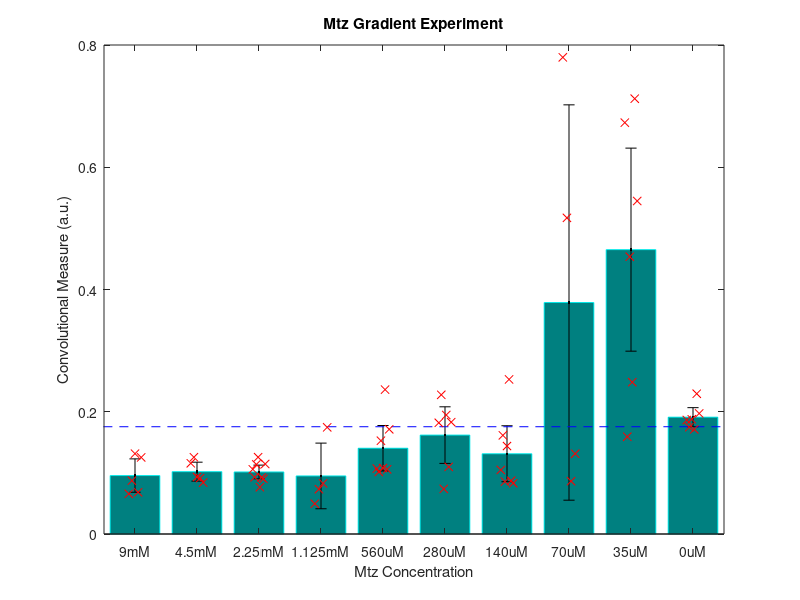

The MATLAB script that drew this image:
% close all;
% avg = [3.0	6.4	5.0	3.0	9.1	11.2	7.4	21.5	21.7	12.0];
% x = [1:10];
% CI = [1.6	2.5	1.7	3.5	4.3	6.1	5.7	17.1	6.4	1.7];
% 
% y1 = [2
% 2
% 5
% 1
% 5]';
% 
% y2 =[11
% 7
% 4
% 4
% 6]';
% 
% y3 = [9
% 6
% 8
% 5
% 2
% 3
% 3
% 4];
% 
% y4 = [1
% 3
% 0
% 8];
% 
% y5 = [6
% 14
% 11
% 4
% 15
% 0
% 14];
% 
% y6 = [20
% 16
% 0
% 12
% 4
% 15];
% 
% y7 = [3
% 14
% 2
% 21
% 3
% 0
% 9];
% 
% y8 = [35
% 37
% 1
% 13];
% 
% y9 = [24
% 7
% 18
% 33
% 25
% 23];
% 
% y10 = [11
% 10
% 16
% 10
% 12
% 13];
% 
% cutoff = avg(end) - CI(end);
% 
% chart = bar(x,avg);
% hold on;
% ehandle = errorbar(x,avg,CI,'.');
% title('Mtz Gradient Experiment');
% ylabel('Neuron Count'); xlabel('Mtz Concentration');
% axis([0.5 10.5 0 40]);
% set(gca,'XTickLabel',{'9mM', '4.5mM', '2.25mM', '1.125mM', '560uM', '280uM', '140uM', '70uM', '35uM', '0uM'})
% plot([0 11], [cutoff cutoff], 'b--');
% set(chart,'FaceColor',[0 .5 .5],'EdgeColor',[0 .9 .9]);
% set(ehandle,'Color','black');
% 
% for i = 1:10
%     varname = ['y' num2str(i)];
%     arr_length = length(eval(varname)); 
%     plot(ones(1,arr_length)*i + linspace(-0.1,0.1,arr_length), eval(varname),'rx');
% end

close all;
avg = [0.0956	0.1020	0.1015	0.0950	0.1403	0.1618	0.1313	0.3787	0.4652	0.1911];
x = [1:10];
CI = [0.0273	0.0155	0.0112	0.0537	0.0372	0.0463	0.0458	0.3234	0.1661	0.0156];

y1 = [0.0657
0.0872
0.1314
0.0683
0.1253]';

y2 =[0.1157
0.1256
0.0932
0.0914
0.0842]';

y3 = [0.1058
0.0928
0.1138
0.1257
0.0765
0.0924
0.0903
0.114549];

y4 = [0.0495
0.0733
0.0829
0.1745];

y5 = [0.1070
0.1015
0.1526
0.1079
0.2362
0.1058
0.1713];

y6 = [0.1819
0.2277
0.0738
0.1947
0.1098
0.1830];

y7 = [0.1048
0.1614
0.0857
0.1439
0.2529
0.0871
0.0831];

y8 = [0.7798
0.5172
0.0864
0.1313];

y9 = [0.6730
0.1591
0.4536
0.2484
0.7122
0.5448];

y10 = [0.1865
0.1747
0.1877
0.1712
0.2295
0.1972];

cutoff = avg(end) - CI(end);

chart = bar(x,avg);
hold on;
ehandle = errorbar(x,avg,CI,'.');
title('Mtz Gradient Experiment');
ylabel('Convolutional Measure (a.u.)'); xlabel('Mtz Concentration');
axis([0.5 10.5 0 .8]);
set(gca,'XTickLabel',{'9mM', '4.5mM', '2.25mM', '1.125mM', '560uM', '280uM', '140uM', '70uM', '35uM', '0uM'})
plot([0 11], [cutoff cutoff], 'b--');
set(chart,'FaceColor',[0 .5 .5],'EdgeColor',[0 .9 .9]);
set(ehandle,'Color','black');

for i = 1:10
    varname = ['y' num2str(i)];
    arr_length = length(eval(varname));
    plot(ones(1,arr_length)*i + linspace(-0.1,0.1,arr_length), eval(varname),'rx');
end

